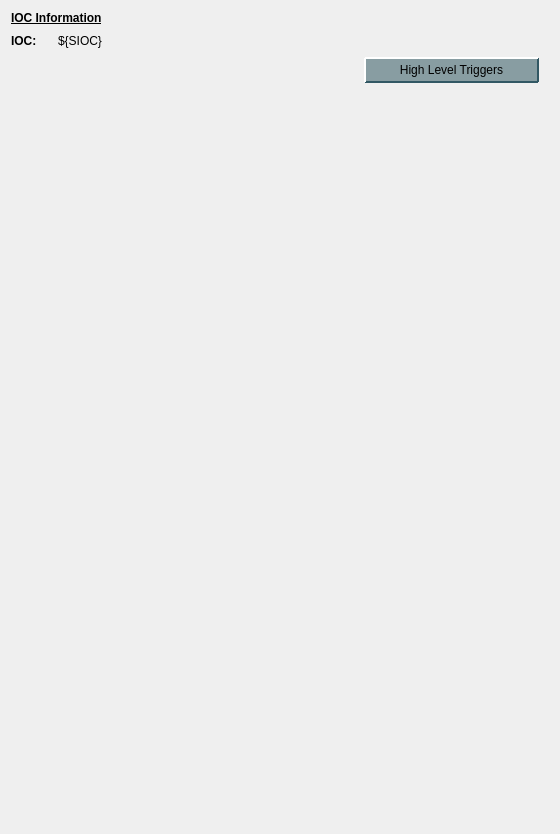
<?xml version="1.0" encoding="UTF-8"?>
<ui version="4.0">
 <class>Form</class>
 <widget class="QWidget" name="Form">
  <property name="geometry">
   <rect>
    <x>0</x>
    <y>0</y>
    <width>560</width>
    <height>834</height>
   </rect>
  </property>
  <property name="sizePolicy">
   <sizepolicy hsizetype="Preferred" vsizetype="Preferred">
    <horstretch>1</horstretch>
    <verstretch>0</verstretch>
   </sizepolicy>
  </property>
  <property name="windowTitle">
   <string>Timing - ${DEV}</string>
  </property>
  <property name="styleSheet">
   <string notr="true">/* Background color of popup-list.*/
QComboBox QListView{
    background-color:white;
    border:1px solid gray;
}
/* Needed to complete the rule set. */
QComboBox::item:alternate {
    background: white;
}
/* Color of the selected list item. */
QComboBox::item:selected {
    border: 1px solid transparent;
    background: #d1ede1;
}
/* Indicator will shine through the label text if you don't make it hidden. */
QComboBox::indicator{
    background-color:transparent;
    selection-background-color:transparent;
    color:transparent;
    selection-color:transparent;
}
QPushButton {
    background-color: rgb(136,157,162);
    border-color: rgb(212,228,233) rgb(50,88,100) rgb(50,88,100) rgb(212,228,233);
    border-style: outset;
    border-radius: 1px;
    border-width: 2px;
    padding: 4px;
}
QPushButton:hover {
   background-color: rgb(106,127,132);
}
QPushButton:pressed {
    background-color: rgb(208,229,232);
    border-style: inset;
    border-width: 2px;
	border-color: rgb(50,88,100) rgb(212,228,233) rgb(212,228,233) rgb(50,88,100);
}
QPushButton:checked{
    background-color: rgb(208,229,232);
    border-style: inset;
    border-width: 2px;
	border-color:  rgb(112,134,142) rgb(229,233,235) rgb(239,233,235) rgb(112,134,142);
}
QLineEdit {
  background-color: rgb(218,223,230);
  border-color: rgb(66,77,96);
  border-style: inset;
  border-width: 2px 1px 1px 2px;
}
QLineEdit:hover {
 background-color: rgb(198,203,210)
}
PyDMLabel {
  background-color: rgb(189,197,205);
}</string>
  </property>
  <layout class="QGridLayout" name="gridLayout">
   <item row="9" column="0" rowspan="3">
    <widget class="PyDMEmbeddedDisplay" name="PyDMEmbeddedDisplay">
     <property name="toolTip">
      <string/>
     </property>
     <property name="filename" stdset="0">
      <string>timing_pau.ui</string>
     </property>
    </widget>
   </item>
   <item row="13" column="0" colspan="3">
    <widget class="PyDMEmbeddedDisplay" name="PyDMEmbeddedDisplay_2">
     <property name="toolTip">
      <string/>
     </property>
     <property name="filename" stdset="0">
      <string>tpr_pau.ui</string>
     </property>
    </widget>
   </item>
   <item row="9" column="2">
    <layout class="QGridLayout" name="gridLayout_3">
     <property name="leftMargin">
      <number>0</number>
     </property>
     <item row="1" column="0">
      <spacer name="verticalSpacer_2">
       <property name="orientation">
        <enum>Qt::Vertical</enum>
       </property>
       <property name="sizeHint" stdset="0">
        <size>
         <width>20</width>
         <height>20</height>
        </size>
       </property>
      </spacer>
     </item>
     <item row="0" column="0">
      <widget class="PyDMRelatedDisplayButton" name="PyDMRelatedDisplayButton_2">
       <property name="minimumSize">
        <size>
         <width>175</width>
         <height>0</height>
        </size>
       </property>
       <property name="toolTip">
        <string/>
       </property>
       <property name="text">
        <string>High Level Triggers</string>
       </property>
       <property name="alarmSensitiveContent" stdset="0">
        <bool>false</bool>
       </property>
       <property name="alarmSensitiveBorder" stdset="0">
        <bool>true</bool>
       </property>
       <property name="PyDMToolTip" stdset="0">
        <string/>
       </property>
       <property name="channel" stdset="0">
        <string/>
       </property>
       <property name="filenames" stdset="0">
        <stringlist>
         <string>stcav_hl_triggers.ui</string>
        </stringlist>
       </property>
       <property name="titles" stdset="0">
        <stringlist/>
       </property>
       <property name="showIcon" stdset="0">
        <bool>true</bool>
       </property>
       <property name="macros" stdset="0">
        <stringlist/>
       </property>
       <property name="openInNewWindow" stdset="0">
        <bool>true</bool>
       </property>
       <property name="passwordProtected" stdset="0">
        <bool>false</bool>
       </property>
       <property name="password" stdset="0">
        <string/>
       </property>
       <property name="protectedPassword" stdset="0">
        <string/>
       </property>
      </widget>
     </item>
     <item row="0" column="1">
      <spacer name="horizontalSpacer">
       <property name="orientation">
        <enum>Qt::Horizontal</enum>
       </property>
       <property name="sizeType">
        <enum>QSizePolicy::Minimum</enum>
       </property>
       <property name="sizeHint" stdset="0">
        <size>
         <width>10</width>
         <height>20</height>
        </size>
       </property>
      </spacer>
     </item>
    </layout>
   </item>
   <item row="0" column="0">
    <layout class="QGridLayout" name="gridLayout_2">
     <item row="1" column="1">
      <widget class="PyDMLabel" name="PyDMLabel">
       <property name="toolTip">
        <string/>
       </property>
       <property name="text">
        <string>${SIOC}</string>
       </property>
      </widget>
     </item>
     <item row="1" column="0">
      <widget class="QLabel" name="label">
       <property name="font">
        <font>
         <weight>75</weight>
         <bold>true</bold>
        </font>
       </property>
       <property name="text">
        <string>IOC:</string>
       </property>
      </widget>
     </item>
     <item row="1" column="2">
      <spacer name="horizontalSpacer_2">
       <property name="orientation">
        <enum>Qt::Horizontal</enum>
       </property>
       <property name="sizeHint" stdset="0">
        <size>
         <width>40</width>
         <height>20</height>
        </size>
       </property>
      </spacer>
     </item>
     <item row="0" column="0" colspan="2">
      <widget class="QLabel" name="label_2">
       <property name="font">
        <font>
         <weight>75</weight>
         <bold>true</bold>
         <underline>true</underline>
        </font>
       </property>
       <property name="text">
        <string>IOC Information</string>
       </property>
      </widget>
     </item>
    </layout>
   </item>
   <item row="11" column="2">
    <spacer name="verticalSpacer_3">
     <property name="orientation">
      <enum>Qt::Vertical</enum>
     </property>
     <property name="sizeHint" stdset="0">
      <size>
       <width>20</width>
       <height>40</height>
      </size>
     </property>
    </spacer>
   </item>
   <item row="12" column="0" colspan="2">
    <spacer name="verticalSpacer">
     <property name="orientation">
      <enum>Qt::Vertical</enum>
     </property>
     <property name="sizeHint" stdset="0">
      <size>
       <width>20</width>
       <height>40</height>
      </size>
     </property>
    </spacer>
   </item>
  </layout>
 </widget>
 <customwidgets>
  <customwidget>
   <class>PyDMLabel</class>
   <extends>QLabel</extends>
   <header>pydm.widgets.label</header>
  </customwidget>
  <customwidget>
   <class>PyDMEmbeddedDisplay</class>
   <extends>QFrame</extends>
   <header>pydm.widgets.embedded_display</header>
  </customwidget>
  <customwidget>
   <class>PyDMRelatedDisplayButton</class>
   <extends>QPushButton</extends>
   <header>pydm.widgets.related_display_button</header>
  </customwidget>
 </customwidgets>
 <resources/>
 <connections/>
</ui>
